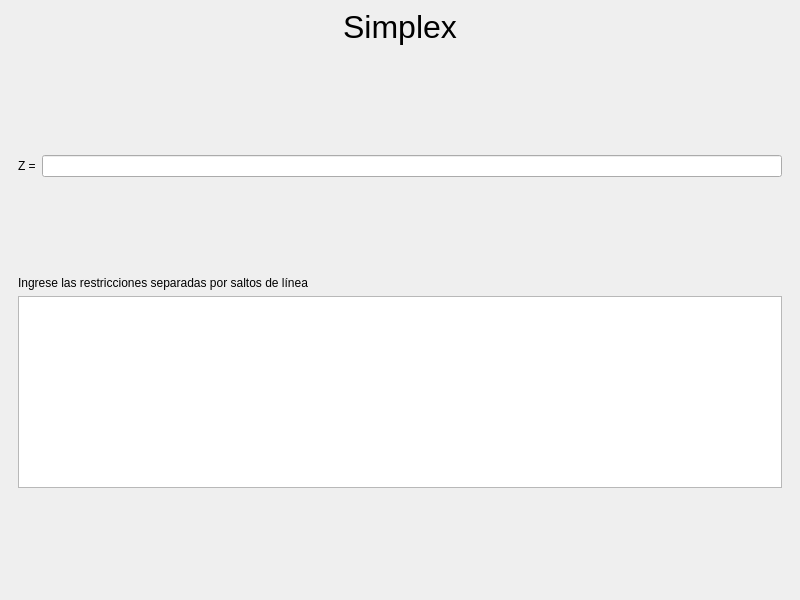
<?xml version="1.0" encoding="UTF-8"?>
<ui version="4.0">
 <class>MainWindow</class>
 <widget class="QMainWindow" name="MainWindow">
  <property name="windowModality">
   <enum>Qt::WindowModal</enum>
  </property>
  <property name="geometry">
   <rect>
    <x>0</x>
    <y>0</y>
    <width>800</width>
    <height>600</height>
   </rect>
  </property>
  <property name="windowTitle">
   <string>MainWindow</string>
  </property>
  <property name="styleSheet">
   <string notr="true">*{
	font: 16pt &quot;Arial&quot;;
}

#lbl_simplex {
	font: 75 24pt &quot;Arial&quot;;
}

#btn_aceptar_1 {
	border: 1px solid black;
	border-radius: 10px;
	background-color: rgb(250, 250, 250);
}

#btn_aceptar_1:hover {
	background-color: rgb(225, 225, 225);
}

#btn_aceptar_1:pressed {
	background-color: rgb(200, 200, 200);
}</string>
  </property>
  <widget class="QWidget" name="centralwidget">
   <layout class="QGridLayout" name="gridLayout_2">
    <item row="0" column="0">
     <spacer name="horizontalSpacer_3">
      <property name="orientation">
       <enum>Qt::Horizontal</enum>
      </property>
      <property name="sizeHint" stdset="0">
       <size>
        <width>40</width>
        <height>20</height>
       </size>
      </property>
     </spacer>
    </item>
    <item row="0" column="1">
     <widget class="QLabel" name="lbl_simplex">
      <property name="font">
       <font>
        <family>Arial</family>
        <pointsize>24</pointsize>
        <weight>9</weight>
        <italic>false</italic>
        <bold>false</bold>
       </font>
      </property>
      <property name="text">
       <string>&lt;html&gt;&lt;head/&gt;&lt;body&gt;&lt;p align=&quot;center&quot;&gt;Simplex&lt;/p&gt;&lt;/body&gt;&lt;/html&gt;</string>
      </property>
     </widget>
    </item>
    <item row="0" column="2">
     <spacer name="horizontalSpacer_4">
      <property name="orientation">
       <enum>Qt::Horizontal</enum>
      </property>
      <property name="sizeHint" stdset="0">
       <size>
        <width>40</width>
        <height>20</height>
       </size>
      </property>
     </spacer>
    </item>
    <item row="1" column="0" colspan="3">
     <widget class="QStackedWidget" name="stackedWidget">
      <property name="currentIndex">
       <number>1</number>
      </property>
      <widget class="QWidget" name="page">
       <layout class="QGridLayout" name="gridLayout">
        <item row="7" column="1">
         <spacer name="verticalSpacer_3">
          <property name="orientation">
           <enum>Qt::Vertical</enum>
          </property>
          <property name="sizeHint" stdset="0">
           <size>
            <width>20</width>
            <height>40</height>
           </size>
          </property>
         </spacer>
        </item>
        <item row="9" column="1">
         <spacer name="verticalSpacer">
          <property name="orientation">
           <enum>Qt::Vertical</enum>
          </property>
          <property name="sizeHint" stdset="0">
           <size>
            <width>20</width>
            <height>40</height>
           </size>
          </property>
         </spacer>
        </item>
        <item row="8" column="1">
         <widget class="QPushButton" name="btn_aceptar_1">
          <property name="minimumSize">
           <size>
            <width>0</width>
            <height>55</height>
           </size>
          </property>
          <property name="font">
           <font>
            <family>Arial</family>
            <pointsize>16</pointsize>
           </font>
          </property>
          <property name="cursor">
           <cursorShape>PointingHandCursor</cursorShape>
          </property>
          <property name="text">
           <string>Aceptar</string>
          </property>
         </widget>
        </item>
        <item row="2" column="1">
         <widget class="QLabel" name="label">
          <property name="font">
           <font>
            <family>Arial</family>
            <pointsize>16</pointsize>
           </font>
          </property>
          <property name="text">
           <string>Número de variables</string>
          </property>
         </widget>
        </item>
        <item row="3" column="1">
         <widget class="QSpinBox" name="spinVariables">
          <property name="minimumSize">
           <size>
            <width>0</width>
            <height>45</height>
           </size>
          </property>
          <property name="font">
           <font>
            <family>Arial</family>
            <pointsize>16</pointsize>
           </font>
          </property>
          <property name="prefix">
           <string> </string>
          </property>
          <property name="minimum">
           <number>1</number>
          </property>
          <property name="maximum">
           <number>20</number>
          </property>
         </widget>
        </item>
        <item row="1" column="1">
         <spacer name="verticalSpacer_2">
          <property name="orientation">
           <enum>Qt::Vertical</enum>
          </property>
          <property name="sizeHint" stdset="0">
           <size>
            <width>20</width>
            <height>40</height>
           </size>
          </property>
         </spacer>
        </item>
        <item row="5" column="1">
         <widget class="QLabel" name="label_2">
          <property name="font">
           <font>
            <family>Arial</family>
            <pointsize>16</pointsize>
           </font>
          </property>
          <property name="text">
           <string>Número de restricciones</string>
          </property>
         </widget>
        </item>
        <item row="6" column="1">
         <widget class="QSpinBox" name="spinRestricciones">
          <property name="minimumSize">
           <size>
            <width>0</width>
            <height>45</height>
           </size>
          </property>
          <property name="font">
           <font>
            <family>Arial</family>
            <pointsize>16</pointsize>
           </font>
          </property>
          <property name="prefix">
           <string> </string>
          </property>
          <property name="minimum">
           <number>1</number>
          </property>
          <property name="maximum">
           <number>20</number>
          </property>
         </widget>
        </item>
        <item row="2" column="0" rowspan="2">
         <spacer name="horizontalSpacer">
          <property name="orientation">
           <enum>Qt::Horizontal</enum>
          </property>
          <property name="sizeHint" stdset="0">
           <size>
            <width>40</width>
            <height>20</height>
           </size>
          </property>
         </spacer>
        </item>
        <item row="2" column="2" rowspan="2">
         <spacer name="horizontalSpacer_2">
          <property name="orientation">
           <enum>Qt::Horizontal</enum>
          </property>
          <property name="sizeHint" stdset="0">
           <size>
            <width>40</width>
            <height>20</height>
           </size>
          </property>
         </spacer>
        </item>
        <item row="4" column="1">
         <spacer name="verticalSpacer_4">
          <property name="orientation">
           <enum>Qt::Vertical</enum>
          </property>
          <property name="sizeHint" stdset="0">
           <size>
            <width>20</width>
            <height>40</height>
           </size>
          </property>
         </spacer>
        </item>
       </layout>
      </widget>
      <widget class="QWidget" name="page_2">
       <layout class="QGridLayout" name="gridLayout_3">
        <item row="4" column="0" colspan="2">
         <widget class="QTextEdit" name="textRestricciones"/>
        </item>
        <item row="2" column="0" colspan="2">
         <spacer name="verticalSpacer_5">
          <property name="orientation">
           <enum>Qt::Vertical</enum>
          </property>
          <property name="sizeHint" stdset="0">
           <size>
            <width>20</width>
            <height>40</height>
           </size>
          </property>
         </spacer>
        </item>
        <item row="5" column="0" colspan="2">
         <spacer name="verticalSpacer_6">
          <property name="orientation">
           <enum>Qt::Vertical</enum>
          </property>
          <property name="sizeHint" stdset="0">
           <size>
            <width>20</width>
            <height>40</height>
           </size>
          </property>
         </spacer>
        </item>
        <item row="1" column="1">
         <widget class="QLineEdit" name="line_fo"/>
        </item>
        <item row="3" column="0" colspan="2">
         <widget class="QLabel" name="label_4">
          <property name="text">
           <string>Ingrese las restricciones separadas por saltos de línea</string>
          </property>
         </widget>
        </item>
        <item row="1" column="0">
         <widget class="QLabel" name="label_3">
          <property name="text">
           <string>Z =</string>
          </property>
         </widget>
        </item>
        <item row="0" column="0" colspan="2">
         <spacer name="verticalSpacer_7">
          <property name="orientation">
           <enum>Qt::Vertical</enum>
          </property>
          <property name="sizeHint" stdset="0">
           <size>
            <width>20</width>
            <height>40</height>
           </size>
          </property>
         </spacer>
        </item>
       </layout>
      </widget>
     </widget>
    </item>
   </layout>
  </widget>
 </widget>
 <resources/>
 <connections/>
</ui>
